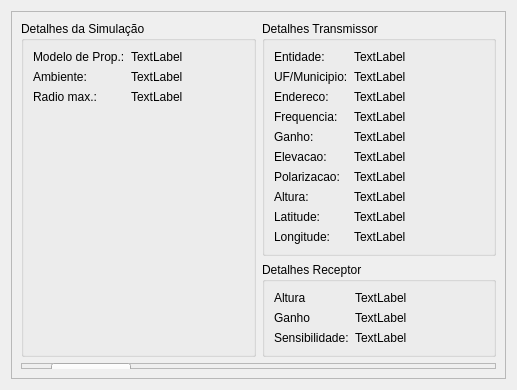
<?xml version="1.0" encoding="UTF-8"?>
<ui version="4.0">
 <class>Form</class>
 <widget class="QWidget" name="Form">
  <property name="geometry">
   <rect>
    <x>0</x>
    <y>0</y>
    <width>517</width>
    <height>390</height>
   </rect>
  </property>
  <property name="windowTitle">
   <string>Confirmar execução</string>
  </property>
  <layout class="QVBoxLayout" name="verticalLayout">
   <item>
    <widget class="QFrame" name="frame">
     <property name="frameShape">
      <enum>QFrame::StyledPanel</enum>
     </property>
     <property name="frameShadow">
      <enum>QFrame::Raised</enum>
     </property>
     <layout class="QGridLayout" name="gridLayout">
      <item row="1" column="1">
       <widget class="QGroupBox" name="groupBox_4">
        <property name="title">
         <string>Detalhes Receptor</string>
        </property>
        <layout class="QFormLayout" name="formLayout_3">
         <item row="1" column="0">
          <widget class="QLabel" name="label_26">
           <property name="text">
            <string>Ganho</string>
           </property>
          </widget>
         </item>
         <item row="1" column="1">
          <widget class="QLabel" name="label_25">
           <property name="text">
            <string>TextLabel</string>
           </property>
          </widget>
         </item>
         <item row="2" column="0">
          <widget class="QLabel" name="label_27">
           <property name="text">
            <string>Sensibilidade:</string>
           </property>
          </widget>
         </item>
         <item row="2" column="1">
          <widget class="QLabel" name="label_28">
           <property name="text">
            <string>TextLabel</string>
           </property>
          </widget>
         </item>
         <item row="0" column="0">
          <widget class="QLabel" name="label_31">
           <property name="text">
            <string>Altura</string>
           </property>
          </widget>
         </item>
         <item row="0" column="1">
          <widget class="QLabel" name="label_32">
           <property name="text">
            <string>TextLabel</string>
           </property>
          </widget>
         </item>
        </layout>
       </widget>
      </item>
      <item row="0" column="1">
       <widget class="QGroupBox" name="groupBox_2">
        <property name="title">
         <string>Detalhes Transmissor</string>
        </property>
        <layout class="QFormLayout" name="formLayout_2">
         <item row="0" column="0">
          <widget class="QLabel" name="label_5">
           <property name="text">
            <string>Entidade:</string>
           </property>
          </widget>
         </item>
         <item row="0" column="1">
          <widget class="QLabel" name="label_6">
           <property name="text">
            <string>TextLabel</string>
           </property>
          </widget>
         </item>
         <item row="1" column="0">
          <widget class="QLabel" name="label_7">
           <property name="text">
            <string>UF/Municipio:</string>
           </property>
          </widget>
         </item>
         <item row="3" column="0">
          <widget class="QLabel" name="label_8">
           <property name="text">
            <string>Frequencia:</string>
           </property>
          </widget>
         </item>
         <item row="2" column="0">
          <widget class="QLabel" name="label_9">
           <property name="text">
            <string>Endereco:</string>
           </property>
          </widget>
         </item>
         <item row="1" column="1">
          <widget class="QLabel" name="label_10">
           <property name="text">
            <string>TextLabel</string>
           </property>
          </widget>
         </item>
         <item row="2" column="1">
          <widget class="QLabel" name="label_11">
           <property name="text">
            <string>TextLabel</string>
           </property>
          </widget>
         </item>
         <item row="3" column="1">
          <widget class="QLabel" name="label_12">
           <property name="text">
            <string>TextLabel</string>
           </property>
          </widget>
         </item>
         <item row="4" column="0">
          <widget class="QLabel" name="label_13">
           <property name="text">
            <string>Ganho:</string>
           </property>
          </widget>
         </item>
         <item row="4" column="1">
          <widget class="QLabel" name="label_14">
           <property name="text">
            <string>TextLabel</string>
           </property>
          </widget>
         </item>
         <item row="5" column="0">
          <widget class="QLabel" name="label_15">
           <property name="text">
            <string>Elevacao:</string>
           </property>
          </widget>
         </item>
         <item row="5" column="1">
          <widget class="QLabel" name="label_16">
           <property name="text">
            <string>TextLabel</string>
           </property>
          </widget>
         </item>
         <item row="6" column="0">
          <widget class="QLabel" name="label_17">
           <property name="text">
            <string>Polarizacao:</string>
           </property>
          </widget>
         </item>
         <item row="7" column="0">
          <widget class="QLabel" name="label_18">
           <property name="text">
            <string>Altura:</string>
           </property>
          </widget>
         </item>
         <item row="6" column="1">
          <widget class="QLabel" name="label_19">
           <property name="text">
            <string>TextLabel</string>
           </property>
          </widget>
         </item>
         <item row="7" column="1">
          <widget class="QLabel" name="label_20">
           <property name="text">
            <string>TextLabel</string>
           </property>
          </widget>
         </item>
         <item row="8" column="0">
          <widget class="QLabel" name="label_21">
           <property name="text">
            <string>Latitude:</string>
           </property>
          </widget>
         </item>
         <item row="9" column="0">
          <widget class="QLabel" name="label_22">
           <property name="text">
            <string>Longitude:</string>
           </property>
          </widget>
         </item>
         <item row="8" column="1">
          <widget class="QLabel" name="label_23">
           <property name="text">
            <string>TextLabel</string>
           </property>
          </widget>
         </item>
         <item row="9" column="1">
          <widget class="QLabel" name="label_24">
           <property name="text">
            <string>TextLabel</string>
           </property>
          </widget>
         </item>
        </layout>
       </widget>
      </item>
      <item row="0" column="0" rowspan="2">
       <widget class="QGroupBox" name="groupBox">
        <property name="title">
         <string>Detalhes da Simulação</string>
        </property>
        <layout class="QFormLayout" name="formLayout">
         <item row="0" column="0">
          <widget class="QLabel" name="label">
           <property name="text">
            <string>Modelo de Prop.:</string>
           </property>
          </widget>
         </item>
         <item row="0" column="1">
          <widget class="QLabel" name="label_2">
           <property name="text">
            <string>TextLabel</string>
           </property>
          </widget>
         </item>
         <item row="1" column="0">
          <widget class="QLabel" name="label_3">
           <property name="text">
            <string>Ambiente:</string>
           </property>
          </widget>
         </item>
         <item row="1" column="1">
          <widget class="QLabel" name="label_4">
           <property name="text">
            <string>TextLabel</string>
           </property>
          </widget>
         </item>
         <item row="2" column="0">
          <widget class="QLabel" name="label_29">
           <property name="text">
            <string>Radio max.:</string>
           </property>
          </widget>
         </item>
         <item row="2" column="1">
          <widget class="QLabel" name="label_30">
           <property name="text">
            <string>TextLabel</string>
           </property>
          </widget>
         </item>
        </layout>
       </widget>
      </item>
      <item row="2" column="0" colspan="2">
       <widget class="QFrame" name="frame_2">
        <property name="frameShape">
         <enum>QFrame::StyledPanel</enum>
        </property>
        <property name="frameShadow">
         <enum>QFrame::Raised</enum>
        </property>
        <widget class="QPushButton" name="pushButton">
         <property name="geometry">
          <rect>
           <x>30</x>
           <y>0</y>
           <width>80</width>
           <height>23</height>
          </rect>
         </property>
         <property name="text">
          <string>PushButton</string>
         </property>
        </widget>
       </widget>
      </item>
     </layout>
    </widget>
   </item>
  </layout>
 </widget>
 <resources/>
 <connections/>
</ui>
